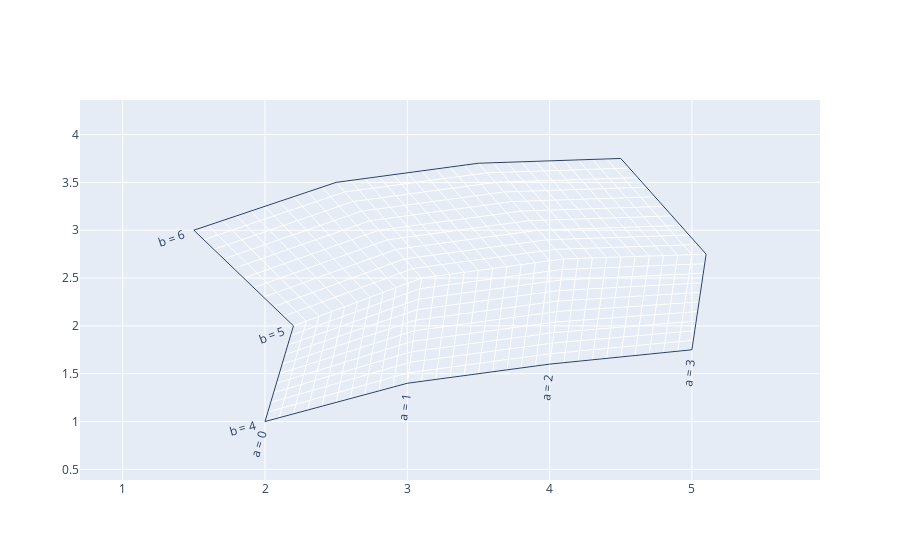

The notebook cell this image was saved under:
### Markdown cell above
<h3 id="Basic-Carpet-Plot">Basic Carpet Plot<a class="anchor-link" href="#Basic-Carpet-Plot">¶</a></h3><p>Set the <code>x</code> and <code>y</code> coorindates, using <code>x</code> and <code>y</code> attributes. If <code>x</code> coorindate values are ommitted a cheater plot will be created. To save parameter values use <code>a</code> and <code>b</code> attributes. To make changes to the axes, use <code>aaxis</code> or <code>baxis</code> attributes. For a more detailed list of axes attributes refer to <a href="https://plot.ly/python/reference/#carpet-aaxis">python reference</a>.</p>

### Code cell
import plotly.graph_objects as go

fig = go.Figure(go.Carpet(
    a = [0, 1, 2, 3, 0, 1, 2, 3, 0, 1, 2, 3],
    b = [4, 4, 4, 4, 5, 5, 5, 5, 6, 6, 6, 6],
    x = [2, 3, 4, 5, 2.2, 3.1, 4.1, 5.1, 1.5, 2.5, 3.5, 4.5],
    y = [1, 1.4, 1.6, 1.75, 2, 2.5, 2.7, 2.75, 3, 3.5, 3.7, 3.75],
    aaxis = dict(
        tickprefix = 'a = ',
        smoothing = 0,
        minorgridcount = 9,
        type = 'linear'
    ),
    baxis = dict(
        tickprefix = 'b = ',
        smoothing = 0,
        minorgridcount = 9,
        type = 'linear'
    )
))

fig.show()

### Figure 1 — Plotly figure (JSON) as saved in the notebook; plotly's stock layout.template omitted (floating-point values rounded to 4 significant figures)
{"data": [{"a": [0, 1, 2, 3, 0, 1, 2, 3, 0, 1, 2, 3], "aaxis": {"minorgridcount": 9, "smoothing": 0, "tickprefix": "a = ", "type": "linear"}, "b": [4, 4, 4, 4, 5, 5, 5, 5, 6, 6, 6, 6], "baxis": {"minorgridcount": 9, "smoothing": 0, "tickprefix": "b = ", "type": "linear"}, "type": "carpet", "x": [2, 3, 4, 5, 2.2, 3.1, 4.1, 5.1, 1.5, 2.5, 3.5, 4.5], "y": [1, 1.4, 1.6, 1.75, 2, 2.5, 2.7, 2.75, 3, 3.5, 3.7, 3.75]}], "layout": {}}
